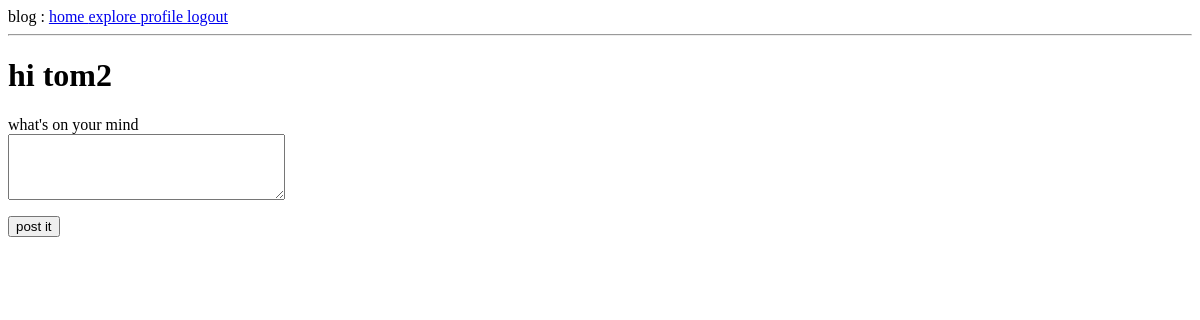
The page /index (signed in) on the database as committed earlier.
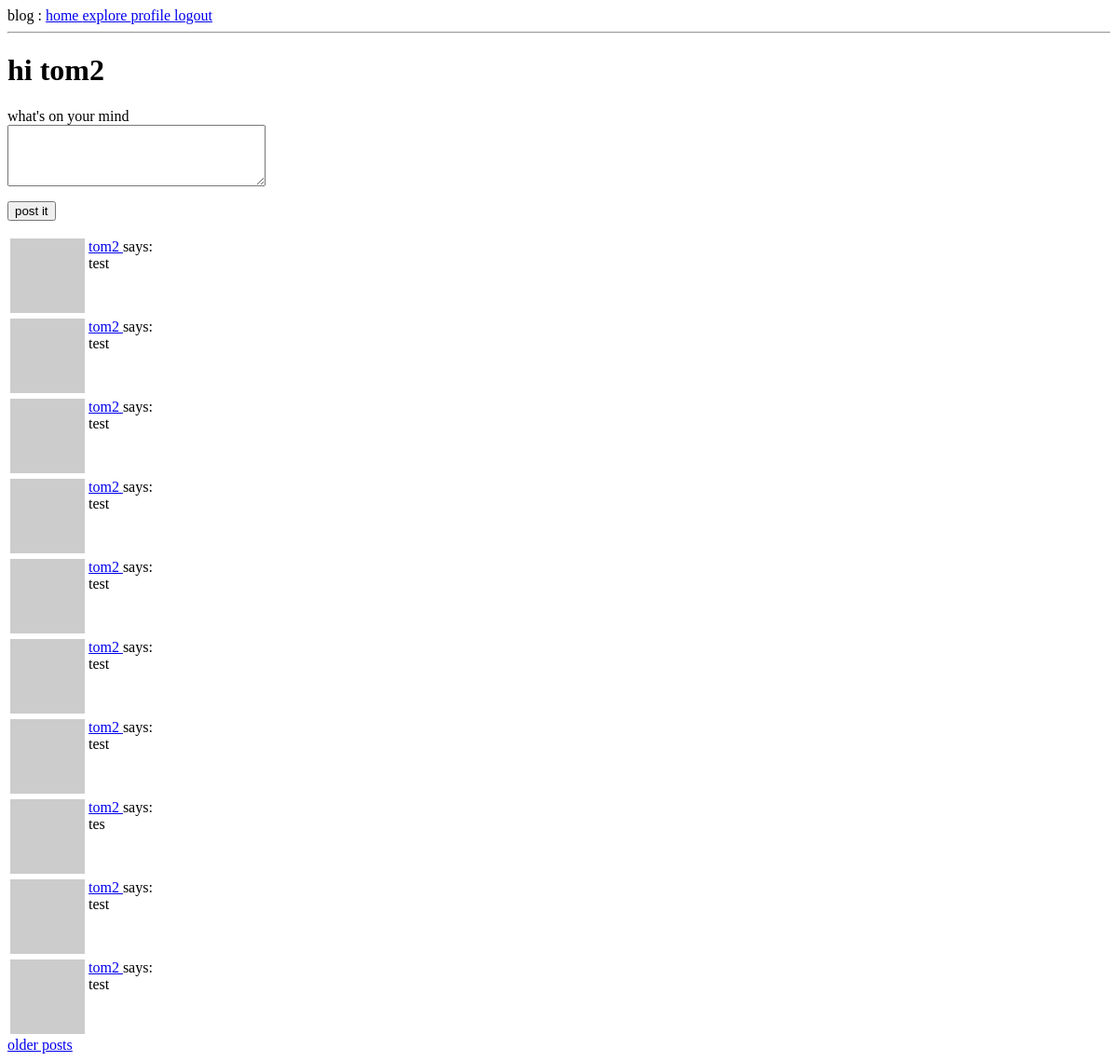
The same page on the database as committed later.
### app/models.py (models this page shows, shortened)
class User(UserMixin, db.Model):
    id       = db.Column(db.Integer, primary_key = True)
    username = db.Column(db.String(64),  index = True, unique = True)
    email    = db.Column(db.String(128), index = True, unique = True)
    about_me = db.Column(db.String(128))
    last_seen = db.Column(db.DateTime, default = datetime.utcnow)
    password_hash = db.Column(db.String(128))
    posts = db.relationship('Post', backref = 'author', lazy = 'dynamic')
    followed = db.relationship(
        'User', secondary = followers,
        primaryjoin = (followers.c.follower_id == id),
        secondaryjoin = (followers.c.followed_id == id),
        backref = db.backref('followers', lazy = 'dynamic'), lazy = 'dynamic')
    def avatar(self, size):
        digest = md5(self.email.lower().encode('utf-8')).hexdigest()
        return 'https://www.gravatar.com/avatar/{}?d=identicon&s={}'.format(digest, size)
    def followed_posts(self):
        followed = Post.query.join(
            followers,
            (followers.c.followed_id == Post.user_id)
        ).filter(
            (followers.c.follower_id == self.id)
        )
        own = Post.query.filter_by(user_id = self.id)
        return followed.union(own).order_by(Post.timestamp.desc())

class Post(db.Model):
    id   = db.Column(db.Integer, primary_key = True)
    body = db.Column(db.String(128))
    timestamp = db.Column(db.DateTime, index = True, default = datetime.utcnow)
    user_id = db.Column(db.Integer, db.ForeignKey('user.id'))

### app/routes.py (the view, shortened to what this page needs)
@app.route('/', methods = ['GET', 'POST'])
@app.route('/index', methods = ['GET', 'POST'])
@login_required
def index():
    form = PostForm()
    page = request.args.get('page', 1, type = int)
    posts = current_user.followed_posts().paginate(page, app.config['POSTS_PER_PAGE'], False)
    next_url = url_for('index', page = posts.next_num) if posts.has_next else None
    prev_url = url_for('index', page = posts.prev_num) if posts.has_prev else None
    return render_template('index.html', title = "home", form = form, posts = posts.items, next_url = next_url, prev_url = prev_url)

### app/forms.py
class PostForm(FlaskForm):
    post = TextAreaField("what's on your mind", validators = [
        DataRequired(), Length(min = 1, max = 256)
    ])
    submit = SubmitField('post it')

### app/models.py (called while the page is built)
@login.user_loader
def load_user(id):
    return User.query.get(int(id))

### app/routes.py (called while the page is built)
@app.before_request
def before_request():
    if current_user.is_authenticated:
        current_user.last_seen = datetime.utcnow()
        db.session.commit()

### app/templates/index.html (shortened to what this page needs)
{% extends 'base.html' %}
{% block content %}
    <h1> hi {{ current_user.username }} </h1>
    {% if form %}
    <form action = '' method = 'post'>
        <p>
            {{ form.post.label }} <br>
            {{ form.post(cols = 32, rows = 4) }} <br>
        </p>
        <p> {{ form.submit }}
    </form>
    {% endif %}
    {% for post in posts %}
        {% include '_post.html' %}
    {% endfor %}
    {% if next_url %}
    <a href = "{{ next_url }}"> older posts </a>
    {% endif %}
{% endblock %}

### app/templates/base.html (shortened to what this page needs)
<html>
    <head>
    </head>
    <body>
        <div>
            blog :
            <a href = "{{ url_for('index') }}">  home   </a>
            <a href = "{{ url_for('explore') }}"> explore </a>
            {% if current_user.is_anonymous %}
            <a href = "{{ url_for('login') }}">  login  </a>
            {% else %}
            <a href = "{{ url_for('user', username = current_user.username) }}"> profile </a>
            <a href = "{{ url_for('logout') }}"> logout </a>
            {% endif %}
        </div>
        <hr>
        {% block content %}{% endblock %}
    </body>
</html>

### app/templates/_post.html
<table>
    <tr valign = 'top'>
        <td><img src = "{{ post.author.avatar(36) }}"></td>
        <td>
            <a href = "{{ url_for('user', username = post.author.username) }}">
                {{ post.author.username }}
            </a>
            says: <br> {{ post.body }}
        </td>
    </tr>
</table>

Rows that differ between the two databases and show on the page:
added Post: author.username "tom2", body "test"
added Post: author.username "tom2", body "test"
added Post: author.username "tom2", body "test"
added Post: author.username "tom2", body "test"
added Post: author.username "tom2", body "test"
added Post: author.username "tom2", body "test"
added Post: author.username "tom2", body "test"
added Post: author.username "tom2", body "tes"
added Post: author.username "tom2", body "test"
added Post: author.username "tom2", body "test"
Other text that changed with them:
text now shown: "older posts"
